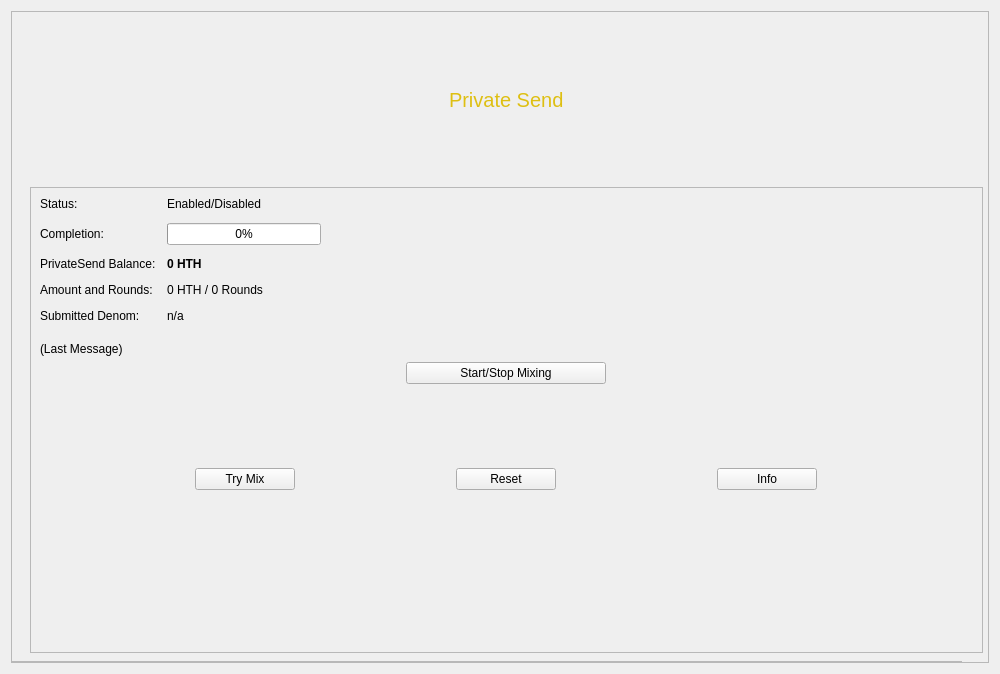
<?xml version="1.0" encoding="UTF-8"?>
<ui version="4.0">
 <class>OverviewAPage</class>
 <widget class="QWidget" name="OverviewAPage">
  <property name="geometry">
   <rect>
    <x>0</x>
    <y>0</y>
    <width>1000</width>
    <height>674</height>
   </rect>
  </property>
  <property name="sizePolicy">
   <sizepolicy hsizetype="Preferred" vsizetype="Preferred">
    <horstretch>0</horstretch>
    <verstretch>0</verstretch>
   </sizepolicy>
  </property>
  <property name="minimumSize">
   <size>
    <width>1000</width>
    <height>0</height>
   </size>
  </property>
  <property name="maximumSize">
   <size>
    <width>1000</width>
    <height>16777215</height>
   </size>
  </property>
  <property name="windowTitle">
   <string>Form</string>
  </property>
  <layout class="QVBoxLayout" name="topLayout">
   <item>
    <widget class="QFrame" name="frame">
     <property name="frameShape">
      <enum>QFrame::StyledPanel</enum>
     </property>
     <property name="frameShadow">
      <enum>QFrame::Raised</enum>
     </property>
     <widget class="QFrame" name="frame_bottom_1">
      <property name="geometry">
       <rect>
        <x>10</x>
        <y>0</y>
        <width>971</width>
        <height>651</height>
       </rect>
      </property>
      <property name="minimumSize">
       <size>
        <width>0</width>
        <height>320</height>
       </size>
      </property>
      <layout class="QVBoxLayout" name="verticalLayout_9">
       <item>
        <layout class="QVBoxLayout" name="verticalLayout_7">
         <item>
          <layout class="QHBoxLayout" name="horizontalLayout_12">
           <item>
            <spacer name="horizontalSpacer">
             <property name="orientation">
              <enum>Qt::Horizontal</enum>
             </property>
             <property name="sizeType">
              <enum>QSizePolicy::Fixed</enum>
             </property>
             <property name="sizeHint" stdset="0">
              <size>
               <width>300</width>
               <height>20</height>
              </size>
             </property>
            </spacer>
           </item>
           <item alignment="Qt::AlignHCenter|Qt::AlignVCenter">
            <widget class="QLabel" name="label">
             <property name="sizePolicy">
              <sizepolicy hsizetype="Fixed" vsizetype="Fixed">
               <horstretch>0</horstretch>
               <verstretch>0</verstretch>
              </sizepolicy>
             </property>
             <property name="minimumSize">
              <size>
               <width>50</width>
               <height>50</height>
              </size>
             </property>
             <property name="maximumSize">
              <size>
               <width>130</width>
               <height>50</height>
              </size>
             </property>
             <property name="styleSheet">
              <string notr="true">font-size: 20px;
color: #debf12;</string>
             </property>
             <property name="text">
              <string>Private Send</string>
             </property>
            </widget>
           </item>
           <item>
            <spacer name="horizontalSpacer_10">
             <property name="orientation">
              <enum>Qt::Horizontal</enum>
             </property>
             <property name="sizeType">
              <enum>QSizePolicy::Fixed</enum>
             </property>
             <property name="sizeHint" stdset="0">
              <size>
               <width>300</width>
               <height>20</height>
              </size>
             </property>
            </spacer>
           </item>
          </layout>
         </item>
         <item>
          <widget class="QFrame" name="listTransactions_2">
           <property name="enabled">
            <bool>true</bool>
           </property>
           <property name="layoutDirection">
            <enum>Qt::LeftToRight</enum>
           </property>
           <property name="frameShape">
            <enum>QFrame::StyledPanel</enum>
           </property>
           <property name="frameShadow">
            <enum>QFrame::Raised</enum>
           </property>
           <layout class="QVBoxLayout" name="VerticalLayout_PS1_2">
            <item>
             <layout class="QFormLayout" name="privateSendFormLayout_2">
              <property name="fieldGrowthPolicy">
               <enum>QFormLayout::AllNonFixedFieldsGrow</enum>
              </property>
              <property name="horizontalSpacing">
               <number>11</number>
              </property>
              <property name="verticalSpacing">
               <number>12</number>
              </property>
              <item row="0" column="0">
               <widget class="QLabel" name="labelPrivateSendEnabledText_2">
                <property name="text">
                 <string>Status:</string>
                </property>
               </widget>
              </item>
              <item row="0" column="1">
               <widget class="QLabel" name="labelPrivateSendEnabled_2">
                <property name="text">
                 <string>Enabled/Disabled</string>
                </property>
               </widget>
              </item>
              <item row="1" column="0">
               <widget class="QLabel" name="labelCompletitionText_2">
                <property name="text">
                 <string>Completion:</string>
                </property>
               </widget>
              </item>
              <item row="1" column="1">
               <widget class="QProgressBar" name="privateSendProgress_2">
                <property name="maximumSize">
                 <size>
                  <width>154</width>
                  <height>16777215</height>
                 </size>
                </property>
                <property name="value">
                 <number>0</number>
                </property>
               </widget>
              </item>
              <item row="2" column="0">
               <widget class="QLabel" name="labelAnonymizedText">
                <property name="text">
                 <string>PrivateSend Balance:</string>
                </property>
               </widget>
              </item>
              <item row="2" column="1">
               <widget class="QLabel" name="labelAnonymized">
                <property name="font">
                 <font>
                  <weight>75</weight>
                  <bold>true</bold>
                 </font>
                </property>
                <property name="text">
                 <string notr="true">0 HTH</string>
                </property>
               </widget>
              </item>
              <item row="3" column="0">
               <widget class="QLabel" name="labelAmountAndRoundsText_2">
                <property name="text">
                 <string>Amount and Rounds:</string>
                </property>
               </widget>
              </item>
              <item row="3" column="1">
               <widget class="QLabel" name="labelAmountRounds_2">
                <property name="text">
                 <string>0 HTH / 0 Rounds</string>
                </property>
               </widget>
              </item>
              <item row="4" column="0">
               <widget class="QLabel" name="labelSubmittedDenomText_2">
                <property name="text">
                 <string>Submitted Denom:</string>
                </property>
               </widget>
              </item>
              <item row="4" column="1">
               <widget class="QLabel" name="labelSubmittedDenom_2">
                <property name="toolTip">
                 <string>The denominations you submitted to the Masternode.&lt;br&gt;To mix, other users must submit the exact same denominations.</string>
                </property>
                <property name="text">
                 <string>n/a</string>
                </property>
               </widget>
              </item>
             </layout>
            </item>
            <item>
             <spacer name="verticalSpacer">
              <property name="orientation">
               <enum>Qt::Vertical</enum>
              </property>
              <property name="sizeType">
               <enum>QSizePolicy::Fixed</enum>
              </property>
              <property name="sizeHint" stdset="0">
               <size>
                <width>20</width>
                <height>13</height>
               </size>
              </property>
             </spacer>
            </item>
            <item>
             <layout class="QVBoxLayout" name="VerticalLayout_PS_2">
              <item>
               <widget class="QLabel" name="labelPrivateSendLastMessage_2">
                <property name="text">
                 <string>(Last Message)</string>
                </property>
                <property name="alignment">
                 <set>Qt::AlignLeading|Qt::AlignLeft|Qt::AlignTop</set>
                </property>
                <property name="wordWrap">
                 <bool>true</bool>
                </property>
               </widget>
              </item>
              <item alignment="Qt::AlignHCenter|Qt::AlignVCenter">
               <widget class="QPushButton" name="togglePrivateSend_2">
                <property name="sizePolicy">
                 <sizepolicy hsizetype="MinimumExpanding" vsizetype="Fixed">
                  <horstretch>0</horstretch>
                  <verstretch>0</verstretch>
                 </sizepolicy>
                </property>
                <property name="minimumSize">
                 <size>
                  <width>200</width>
                  <height>0</height>
                 </size>
                </property>
                <property name="maximumSize">
                 <size>
                  <width>200</width>
                  <height>16777215</height>
                 </size>
                </property>
                <property name="text">
                 <string>Start/Stop Mixing</string>
                </property>
               </widget>
              </item>
              <item>
               <spacer name="verticalSpacer_4">
                <property name="orientation">
                 <enum>Qt::Vertical</enum>
                </property>
                <property name="sizeType">
                 <enum>QSizePolicy::Preferred</enum>
                </property>
                <property name="sizeHint" stdset="0">
                 <size>
                  <width>20</width>
                  <height>78</height>
                 </size>
                </property>
               </spacer>
              </item>
              <item>
               <layout class="QHBoxLayout" name="horizontalLayout_debugbuttons_2">
                <item>
                 <widget class="QPushButton" name="privateSendAuto_2">
                  <property name="sizePolicy">
                   <sizepolicy hsizetype="MinimumExpanding" vsizetype="Fixed">
                    <horstretch>0</horstretch>
                    <verstretch>0</verstretch>
                   </sizepolicy>
                  </property>
                  <property name="minimumSize">
                   <size>
                    <width>100</width>
                    <height>0</height>
                   </size>
                  </property>
                  <property name="maximumSize">
                   <size>
                    <width>100</width>
                    <height>16777215</height>
                   </size>
                  </property>
                  <property name="toolTip">
                   <string>Try to manually submit a PrivateSend request.</string>
                  </property>
                  <property name="text">
                   <string>Try Mix</string>
                  </property>
                 </widget>
                </item>
                <item>
                 <widget class="QPushButton" name="privateSendReset_2">
                  <property name="sizePolicy">
                   <sizepolicy hsizetype="MinimumExpanding" vsizetype="Fixed">
                    <horstretch>0</horstretch>
                    <verstretch>0</verstretch>
                   </sizepolicy>
                  </property>
                  <property name="minimumSize">
                   <size>
                    <width>100</width>
                    <height>0</height>
                   </size>
                  </property>
                  <property name="maximumSize">
                   <size>
                    <width>100</width>
                    <height>16777215</height>
                   </size>
                  </property>
                  <property name="toolTip">
                   <string>Reset the current status of PrivateSend (can interrupt PrivateSend if it's in the process of Mixing, which can cost you money!)</string>
                  </property>
                  <property name="autoFillBackground">
                   <bool>false</bool>
                  </property>
                  <property name="text">
                   <string>Reset</string>
                  </property>
                 </widget>
                </item>
                <item>
                 <widget class="QPushButton" name="privateSendInfo_2">
                  <property name="sizePolicy">
                   <sizepolicy hsizetype="MinimumExpanding" vsizetype="Fixed">
                    <horstretch>0</horstretch>
                    <verstretch>0</verstretch>
                   </sizepolicy>
                  </property>
                  <property name="minimumSize">
                   <size>
                    <width>100</width>
                    <height>0</height>
                   </size>
                  </property>
                  <property name="maximumSize">
                   <size>
                    <width>100</width>
                    <height>16777215</height>
                   </size>
                  </property>
                  <property name="toolTip">
                   <string>Information about PrivateSend and Mixing</string>
                  </property>
                  <property name="text">
                   <string>Info</string>
                  </property>
                 </widget>
                </item>
               </layout>
              </item>
             </layout>
            </item>
            <item>
             <spacer name="verticalSpacer_5">
              <property name="orientation">
               <enum>Qt::Vertical</enum>
              </property>
              <property name="sizeType">
               <enum>QSizePolicy::Fixed</enum>
              </property>
              <property name="sizeHint" stdset="0">
               <size>
                <width>20</width>
                <height>153</height>
               </size>
              </property>
             </spacer>
            </item>
           </layout>
          </widget>
         </item>
        </layout>
       </item>
      </layout>
     </widget>
     <widget class="QFrame" name="frame_4">
      <property name="geometry">
       <rect>
        <x>0</x>
        <y>650</y>
        <width>951</width>
        <height>71</height>
       </rect>
      </property>
      <property name="frameShape">
       <enum>QFrame::StyledPanel</enum>
      </property>
      <property name="frameShadow">
       <enum>QFrame::Raised</enum>
      </property>
     </widget>
    </widget>
   </item>
  </layout>
 </widget>
 <resources/>
 <connections/>
</ui>
